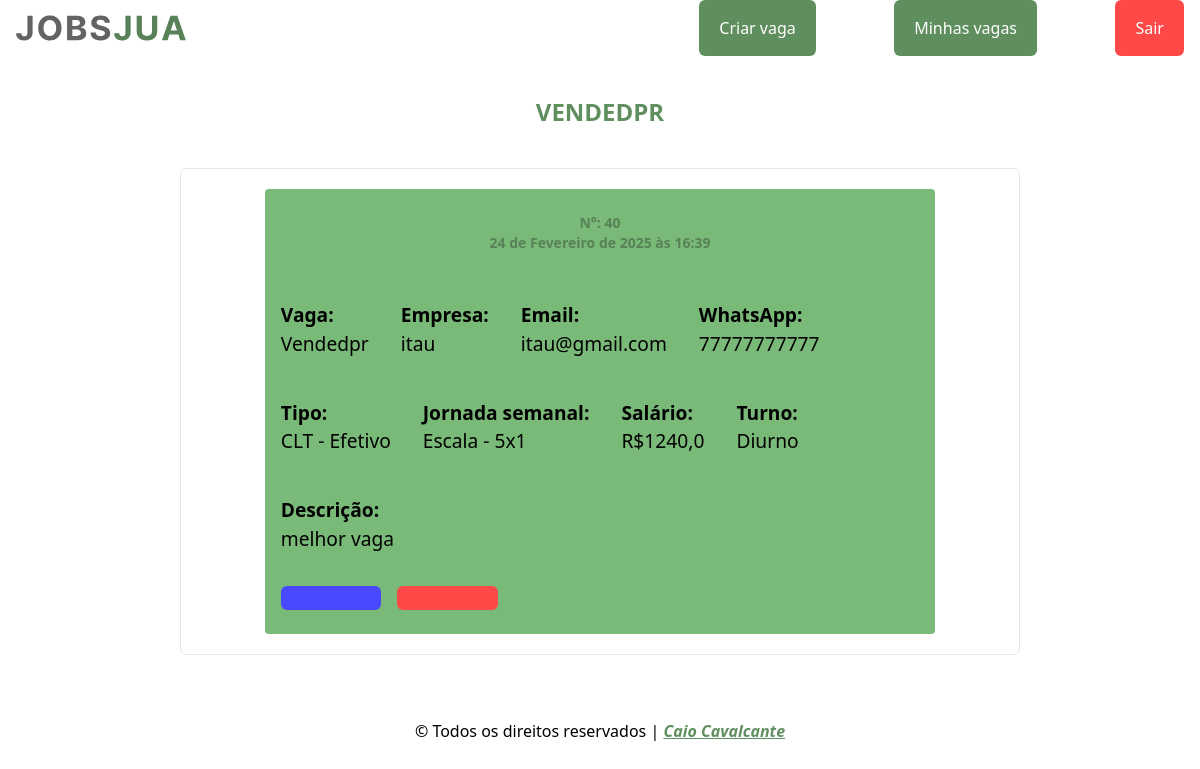
The app's page /auth/platform/secret_one_vacancie/40/ (signed in) with its own data.
### jobs/models.py (models this page shows)
class Vacancie(models.Model):
  TYPE_MODALITY = (
    ("CLT - Efetivo",     'CLT - Efetivo'),
    ("CLT - Ferista",     'CLT - Ferista'),
    ("CLT - Contrato",    'CLT - Contrato'),
    ("AVULSO - Diaria",   'AVULSO - Diaria'),
    ("AVULSO - Semanal",  'AVULSO - Semanal'),
    ("AVULSO - Quinzena", 'AVULSO - Quinzena'),
    ("CNPJ - Prestação de serviço",  'CNPJ - Prestação de serviço'),
  )
  TYPE_JOURNEY = (
    ("Escala - 5x1",      'Escala - 5x1'),
    ("Escala - 5x2",      'Escala - 5x2'),
    ("Escala - 6x1",      'Escala - 6x1'),
    ("Escala - 12x36",    'Escala - 12x36'),
    ("Escala - 18x36",    'Escala - 18x36'),
    ("Diaria - 1 Dia",    'Diaria - 1 Dia'),
    ("Diaria - 7 Dias",   'Diaria - 7 Dias'),
    ("Diaria - 15 Dias",  'Diaria - 15 Dias'),
  )
  TYPE_STATE = (
    (True,'Vaga aberta'),
    (False,'Vaga fechada'),
  )
  title = models.CharField(max_length=200, blank=False, null=False, verbose_name="Titulo")
  enterprise = models.ForeignKey(Enterprise,on_delete=models.CASCADE, verbose_name="Empresa")
  email = models.CharField(max_length=200, blank=False, null=False, verbose_name="Email")
  whatsapp = models.CharField(max_length=200, blank=False, null=False, verbose_name="WhatsApp")
  wage = models.FloatField(max_length=200, blank=False, null=False, verbose_name="Salário")
  modality = models.CharField(choices=TYPE_MODALITY, verbose_name="Modalidade", max_length=200)
  weekly_journey = models.CharField(choices=TYPE_JOURNEY, verbose_name="Jornada", max_length=200)
  work_shift = models.CharField(max_length=200, blank=False, null=False, verbose_name="Turno")
  state = models.BooleanField( choices=TYPE_STATE, default=True , verbose_name="Estado",  )
  description = models.TextField(max_length=2000, blank=False, null=False, verbose_name="Descrição")
  create_at = models.DateTimeField(auto_now=True)
  USERNAME_FIELD = 'email'
  class Meta:
    verbose_name_plural = 'Vagas'
  def __str__(self):
    return self.title

class Enterprise(AbstractUser):
  HIRING_CHOICES = (
    (True, "Sim"),
    (False, "Não"),
  )
  cnpj = models.CharField(max_length=14, null=False, blank=False,unique=True, verbose_name="CNPJ")
  email = models.EmailField(unique=True, verbose_name="Email")
  sector = models.CharField(max_length=200, verbose_name="Setor")
  phone = models.CharField(max_length=11, blank=False, null=False, verbose_name="Telefone")
  whatsapp = models.CharField(max_length=11, blank=False, null=True, verbose_name="WhatsApp")
  is_hiring = models.BooleanField(choices=HIRING_CHOICES, verbose_name="Está contratando", null=False, default=True)
  USERNAME_FIELD = 'email'
  REQUIRED_FIELDS = [
    'username'
  ]
  class Meta:
    verbose_name_plural = 'Empresas'
  def __str__(self):
    return f"{self.username}"

### secret/views.py (the view)
# urls.py: path('platform/secret_one_vacancie/<int:id>/',views.secret_one_vacancie, name='secret_one_vacancie'),
@login_required(login_url='login')
def secret_one_vacancie(request, id):
  vacancie = Vacancie.objects.get(id=id)
  context = { 'vacancie': vacancie }
  return render(request, template_name="secret_one_vacancie.html", context=context)

### secret/templates/secret_one_vacancie.html (shortened to what this page needs)
{% extends "jobs/base.html" %}
{% load icons %}
{% block title-page %}
  {{ vacancie|upper }}
{% endblock title-page %}
{% block main %}
  <div class="
    w-[85vw] h-auto bg-myGreen-400 rounded flex flex-col py-6
    md:w-[80%]
    lg:w-[80%]
  ">
    <strong class="text-center text-sm text-myGreen-800">N°: {{ vacancie.id }}</strong>
    <strong class="text-center text-sm text-myGreen-800" >{{ vacancie.create_at }}</strong> <br>
    <ul class="flex flex-wrap text-[1.2rem]">
      <li class=" mt-2 p-4">
        <strong>Vaga:</strong>
        <p>{{ vacancie.title }}</p>
      </li>
      <li class="mt-2 p-4">
        <strong>Empresa:</strong>
        <p>{{ vacancie.enterprise }}</p>
      </li>
      <li class="mt-2 p-4">
        <strong>Email:</strong>
        <p>{{ vacancie.email }}</p>
      </li>
      <li class="mt-2 p-4">
        <strong>WhatsApp:</strong>
        <p>{{ vacancie.whatsapp }}</p>
      </li>
      <li class="mt-2 p-4">
        <strong>Tipo:</strong>
        <p>{{ vacancie.modality }}</p>
      </li>
      <li class="mt-2 p-4">
        <strong>Jornada semanal:</strong>
        <p>{{ vacancie.weekly_journey }}</p>
      </li>
       <li class="mt-2 p-4">
        <strong>Salário:</strong>
        <p>R${{ vacancie.wage }}</p>
      </li>
      <li class="mt-2 p-4">
        <strong>Turno:</strong>
        <p>{{ vacancie.work_shift }}</p>
      </li>
      <li class="mt-2 p-4">
        <strong>Descrição:</strong>
        <p >
          {{ vacancie.description }}
        </p>
      </li>
    </ul>
    <div class="flex justify-start mt-4">
        <a
          href="{% url 'edit_vacancie' id=vacancie.id %}"
          class="w-[15%] ml-4 h-auto p-3 flex text-myWhite-50 justify-center items-center bg-myBlue-600 hover:bg-myBlue-700 duration-300 rounded-md">
        </a>
      <a
        href="{% url 'delete_vacancie' id=vacancie.id %}"
        class=" w-[15%] ml-4 h-auto p-3 flex justify-center text-myWhite-50 items-center bg-myRed-600 hover:bg-myRed-700 duration-300  rounded-md">
      </a>
    </div>
  </div>
{% endblock main %}

### records on screen
Vacancie: title "VENDEDPR", id "40", create_at "24 de Fevereiro de 2025 às 16:39", title "Vendedpr", enterprise "itau", email "itau@gmail.com", whatsapp "77777777777", modality "CLT - Efetivo", weekly_journey "Escala - 5x1", wage "1240,0", work_shift "Diurno", description "melhor vaga"
